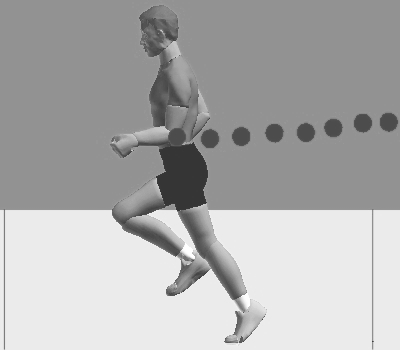
%> input picture Quadtree Encoding and Decoding of Grayscale Image/tracersgray.bmp, 400 x 350 px
$ octave main_gray.m   (GNU Octave 9; MATLAB toolbox functions it lacks are replaced by stand-ins)
%> lines starting %> are read from the running program, lines starting %| are printed output that depends on the picture
### Quadtree Encoding and Decoding of Grayscale Image/padtomakepowof2.m
% % if required then add padvalue (defualt 0)
% % to make size of A power of 2.
% %  e.g. if initiall size of A is 2x3
% % the after padding, size of A would be
% % 4x4
function A =padtomakepowof2(A,varargin)

% % % Default Values
padvalue=0;
defaultValues = {padvalue};
% % % Assign Values
nonemptyIdx = ~cellfun('isempty',varargin);
defaultValues(nonemptyIdx) = varargin(nonemptyIdx);
[padvalue] = deal(defaultValues{:});
% % ------------------------------------
B=A;
[M,N]=size(B);
type_A=class(A);
A=converttoclass(A,'double');
padvalue=converttoclass(padvalue,'double');
npo2=2^nextpow2(max(size(A)));
% % ------------------------------------
% % Padding process
A(1:npo2,1:npo2)=padvalue; % A expanded to required size
A(1:M,1:N)=B(1:M,1:N);     % 1:M,1:N locations filled with origincal values
% % OR
% % alternatively A can be padded using image processing tool
% % box method 'padarray' by following statement
% % A=padarray(A,[npo2-M,npo2-N],padvalue,'post');

% % ------------------------------------

A=converttoclass(A,type_A); % back to original type

% % % --------------------------------
% % % Author: Dr. Murtaza Ali Khan
% % % Email : drkhanmurtaza@gmail.com
% % % --------------------------------
% % ResearchGate: http://www.researchgate.net/profile/Murtaza_Khan2/
% % LinkedIn: https://www.linkedin.com/in/dr-murtaza-ali-khan-3b368019
% % Google Scholar: https://scholar.google.com/citations?user=n0JDQ0sAAAAJ
% % Scopus: https://www.scopus.com/authid/detail.uri?authorId=7410318323
% % GitHub: https://github.com/drmurtazakhan

### Quadtree Encoding and Decoding of Grayscale Image/converttoclass.m
% Converts the input argument 'var' to the class specified by 'type'.
% The conversion must be supported by MATLAB's built-in type conversion functions.
%
% Supported conversion types:
% - int8, uint8
% - int16, uint16
% - int32, uint32
% - int64, uint64
% - single, double

function var=converttoclass(var,type)

if (strcmp(type,'int8'))
    var=int8(var);
elseif(strcmp(type,'uint8'))
    var=uint8(var);
elseif(strcmp(type,'int16'))
    var=int16(var);
elseif(strcmp(type,'uint16'))
    var=uint16(var);
elseif(strcmp(type,'int32'))
    var=int32(var);
elseif(strcmp(type,'uint32'))
    var=uint32(var);
elseif(strcmp(type,'int64'))
    var=int64(var);
elseif(strcmp(type,'uint64'))
    var=uint64(var);
elseif(strcmp(type,'single'))
    var=single(var);
elseif(strcmp(type,'double'))
    var=double(var);
else
    disp('this type is not allowed or supported');
end

% % % --------------------------------
% % % Author: Dr. Murtaza Ali Khan
% % % Email : drkhanmurtaza@gmail.com
% % % --------------------------------
% % ResearchGate: http://www.researchgate.net/profile/Murtaza_Khan2/
% % LinkedIn: https://www.linkedin.com/in/dr-murtaza-ali-khan-3b368019
% % Google Scholar: https://scholar.google.com/citations?user=n0JDQ0sAAAAJ
% % Scopus: https://www.scopus.com/authid/detail.uri?authorId=7410318323
% % GitHub: https://github.com/drmurtazakhan

### Quadtree Encoding and Decoding of Grayscale Image/qtreeencode.m
% % Quadtree Encoding and Decoding of Grayscale Image
% %
% % Quadtree encoding divides a grayscale image into blocks, recursively
% splitting it into four smaller blocks when pixel values differ
% significantly, based on a threshold. The decomposition consists of:
% % S: A sparse matrix representing the upper-left corner and size of each block.
% % values: A vector storing the average values of the corresponding blocks.

% The dimensions of the input image 'I' must be a power of 2 (e.g., 128x128 or 512x512).
% If not, the QuadTree decomposition may not work correctly.

% % INPUT PARAMETERS:
% % I: Input image to be processed.
% % threshold: A value between 0 and 1; set to 0 for lossless encoding.
% % mindim: Minimum allowable size of any image block.
% % maxdim: Maximum allowable size of any image block.
% % xlimit: Restriction such that if S(x,y) exists, then x < xlimit.
% % ylimit: Restriction such that if S(x,y) exists, then y < ylimit.

% % OUTPUT PARAMETERS:
% % S: Sparse matrix containing the coordinates of the upper-left corners of the blocks.
% % values: Values of the blocks; if a threshold is applied, this represents
% %         the average pixel value of each block.
% % ----------------------------------------
% % Notes about parameters:
% % The parameters 'threshold', 'mindim', 'maxdim', 'xlimit', and 'ylimit'
% % are optional input arguments.
%
% % Blocks will not be smaller than 'mindim' or larger than 'maxdim'.
% % Blocks exceeding 'maxdim' are always split, regardless of the threshold condition.
% % Both 'mindim' and 'maxdim' must be powers of 2.
%
% % If the optional 'threshold' parameter is provided, the average value of
% % each block is calculated and returned in 'values'.
%
% % The parameters 'mindim' and 'maxdim' correspond to their usual definitions
% % as explained in MATLAB's 'qtdecomp' function documentation.
%
% % The optional parameters 'xlimit' and 'ylimit' restrict the entries in 'S'
% % and 'values', excluding pixels beyond (xlimit, ylimit). This is useful
% % when padding is added to make the image dimensions a power of 2,
% % avoiding unnecessary sparse matrix entries for padded pixels.
% % ----------------------------------------------------------------

function [S,values]=qtreeencode(I,varargin)

classI=class(I);
% if( ~strcmp(classI,'uint8') && ~strcmp(classI,'uint16') )
%     error('performs quadtree decomposition for only images of type uint8 or uint16 only');
% end
% % ----------------------------------------------------------------
% % % Default Values
threshold=0; %lossless encoding
mindim=1;
[ri,ci]=size(I);
if(ri>ci)
    maxdim=ri;
else
    maxdim=ci;
end
xlimit=ri;
ylimit=ci;
defaultValues = {threshold,mindim,maxdim,xlimit,ylimit};
% % % Assign Values
nonemptyIdx = ~cellfun('isempty',varargin);
defaultValues(nonemptyIdx) = varargin(nonemptyIdx);
[threshold,mindim,maxdim,xlimit,ylimit] = deal(defaultValues{:});
% threshold,mindim,maxdim,xlimit,ylimit
% % ----------------------------------------------------------------
S = qtdecomp(I,threshold,[mindim,maxdim]);
% % [i,j,v] = find(X) returns a column vector v of the nonzero
% % entries in  X, as well as row and column indices
[i,j,blkSz] = find(S);
% % at locations (i,j) S has values blkSz (i.e. block size)
if(threshold==0) %lossless encoding
    for k=1:length(i)
        values(k)=I(i(k),j(k)); % values of corresponding indices of S
    end
else             %lossy encoding
    blkcount=length(i);
    values=avgofmatblks(I,i,j,blkSz,blkSz);
end
values=values'; %converting to column vector
% % ----------------------------------------------------------------
% % % Now Removing those rows from S and values that exceed (xlimit,ylimit)
if (xlimit<ri && ylimit<ci)
    [S,values]=delsparsekeybyxANDy(S,i,j,values,xlimit,ylimit);
end
% % ----------------------------------------------------------------
% % Trim S
% S=S(1:max(i),1:max(j)); %use previously computed [i,j,v]=find(S)
S=trimsparse(S);      %computes again [i,j,v]=find(S)
% % ----------------------------------------------------------------


% % Notes about function:
% % S = qtdecomp(I) performs a quadtree decomposition on the intensity image I
% % and returns the structure in the sparse matrix S. If S(k,m) is nonzero,
% % (k,m) is the upper-left corner of a block, and its size is given by S(k,m).
% % By default, blocks are split unless all their elements are equal.
%
% % S = qtdecomp(I, threshold) splits a block if the range (max - min) of its
% % elements exceeds 'threshold'. Threshold is scaled based on the data type
% % of I (e.g., multiplied by 255 for uint8).
%
% % S = qtdecomp(I, threshold, mindim) prevents producing blocks smaller
% % than 'mindim', even if they do not meet the threshold condition.

% % % --------------------------------
% % % Author: Dr. Murtaza Ali Khan
% % % Email : drkhanmurtaza@gmail.com
% % % --------------------------------
% % ResearchGate: http://www.researchgate.net/profile/Murtaza_Khan2/
% % LinkedIn: https://www.linkedin.com/in/dr-murtaza-ali-khan-3b368019
% % Google Scholar: https://scholar.google.com/citations?user=n0JDQ0sAAAAJ
% % Scopus: https://www.scopus.com/authid/detail.uri?authorId=7410318323
% % GitHub: https://github.com/drmurtazakhan

### Quadtree Encoding and Decoding of Grayscale Image/avgofmatblks.m
% Finds the average of different blocks of an input matrix.
%
% INPUT:
% - i, j, w, h: Vectors specifying block dimensions and positions.
%   * i(k): Starting row index of the k-th block.
%   * j(k): Starting column index of the k-th block.
%   * w(k): Width of the k-th block (e.g., columns 1 to 5 of the matrix).
%   * h(k): Height of the k-th block (e.g., rows 1 to 3 of the matrix).
% - mat: Input matrix.
%
% OUTPUT:
% - avg(k): Average value of the k-th block (returned as a vector).
function avg=avgofmatblks(mat,i,j,w,h)

blkcount=length(i);
for k=1:blkcount
    fromRow=i(k);
    toRow=i(k)+h(k)-1;
    fromCol=j(k);
    toCol=j(k)+w(k)-1;
    count=(toRow-fromRow+1).*(toCol-fromCol+1);
    avg(k)=sum(sum(mat(fromRow:toRow,fromCol:toCol)))/count; %avg/mean of block values
end

% % % --------------------------------
% % % Author: Dr. Murtaza Ali Khan
% % % Email : drkhanmurtaza@gmail.com
% % % --------------------------------
% % ResearchGate: http://www.researchgate.net/profile/Murtaza_Khan2/
% % LinkedIn: https://www.linkedin.com/in/dr-murtaza-ali-khan-3b368019
% % Google Scholar: https://scholar.google.com/citations?user=n0JDQ0sAAAAJ
% % Scopus: https://www.scopus.com/authid/detail.uri?authorId=7410318323
% % GitHub: https://github.com/drmurtazakhan

### Quadtree Encoding and Decoding of Grayscale Image/trimsparse.m
% % trim sparse matrix by removing extra rows/columns that have all elements zeros.

function S=trimsparse(S)

[i,j,v] = find(S);
S=S(1:max(i),1:max(j));

### Quadtree Encoding and Decoding of Grayscale Image/qtreedecode.m
% Decode the QuadTree representation of an image given as the sparse matrix 'S'
% and the corresponding values in 'values'.
% The decoded image 'I' is returned.
% The type of the decoded image depends on the type of the input 'values'.


function I=qtreedecode(S,values)
valuesclass=class(values);

[i,j,s] = find(S);
% % kth  (i,j) contains beginning location of kth block
% % kth  s     contains size of kth block e.g. if s(2)=3
% % then size of 2nd block is 3x3.


% % (lastblk_i,lastblk_j) contains beginning location of last block
% % We assume last entry in Sparse matrix 'S' is of last block
lastblk_i=i(end);
lastblk_j=j(end);
blkcount=length(i);

ri=lastblk_i+s(blkcount)-1; % # of rows in decoded image
ci=lastblk_j+s(blkcount)-1; % # of columns in decoded image
I = zeros(ri,ci);
for k=1:blkcount
     I(i(k):i(k)+s(k)-1,j(k):j(k)+s(k)-1)=values(k);
end
I=converttoclass(I,valuesclass); % convert to same class as that of values


% % it seems that MATLAB construct the sparse matrix such that last
% % entry of sparse matrix is of last block.
% % If last entry in Sparse matrix 'S' is NOT of last block
% % then we can find it by following algorithm
% blkcount=1;
% lastblk_i=1;
% lastblk_j=1;
% maxij=lastblk_i*lastblk_j;
% for k=1:length(i)
%      if(i(k)*j(k)>maxij)
%          blkcount=k;
%          lastblk_i=i(k);
%          lastblk_j=j(k);
%      end
% end


% % % --------------------------------
% % % Author: Dr. Murtaza Ali Khan
% % % Email : drkhanmurtaza@gmail.com
% % % --------------------------------
% % ResearchGate: http://www.researchgate.net/profile/Murtaza_Khan2/
% % LinkedIn: https://www.linkedin.com/in/dr-murtaza-ali-khan-3b368019
% % Google Scholar: https://scholar.google.com/citations?user=n0JDQ0sAAAAJ
% % Scopus: https://www.scopus.com/authid/detail.uri?authorId=7410318323
% % GitHub: https://github.com/drmurtazakhan

### Quadtree Encoding and Decoding of Grayscale Image/msqerr.m
% % % mse:    Mean Squared Error (MSE) between two datasets. % sqdRow:

% % Row-wise squared distance between 'x' and 'y' for 1-D or 2-D data only.

function [mse,sqdRow]=msqerr(x,y)

dim=ndims(x);
[r, c]=size(x);
x=double(x);
y=double(y);
if dim<=2
    sqdColRow=(x-y).^2;        % sq. distance for each column of each row
    sqdRow=sum(sqdColRow,2);   % sq. distance for each row
    mse=sum(sqdRow)/(r*c);
else
    error = (x - y).^2;
    mse = sum(error(:))/prod(size(x));
end

% % Ref:
% % http://en.wikipedia.org/wiki/PSNR
% % http://www.mathworks.com/support/solutions/data/1-ON190.html?product=IP&solution=1-ON190

### Quadtree Encoding and Decoding of Grayscale Image/ps2nr.m
function psnr = ps2nr(x,y)
x=double(x);
y=double(y);
mse=msqerr(x,y);
m1 = max( abs(x(:)) );
m2 = max( abs(y(:)) );
maxval = max(m1,m2);

% psnr = 10*log10( maxval^2/mse );

psnr = 10*log10( 255^2/mse );

### Quadtree Encoding and Decoding of Grayscale Image/ispowerof2.m
% Checks if the given number 'n' is a power of 2.
% Returns 1 if 'n' is a power of 2, otherwise returns 0.

function flag=ispowerof2(n)

flag=0;

table=[1,2,4,8,16,32,64,128,256,512,1024,2048,4096,8192,16384,32768,65536,131072,262144,524288,...
    1048576,2097152,4194304,8388608,16777216,33554432,67108864,134217728,268435456,536870912];

if(n>table(end) || n<1)
    error('Out out range, can not check either this value is power of 2 or not')
end

if( length(find(table == n)>0) )
    flag=1;
end

% % % --------------------------------
% % % Author: Dr. Murtaza Ali Khan
% % % Email : drkhanmurtaza@gmail.com
% % % --------------------------------
% % ResearchGate: http://www.researchgate.net/profile/Murtaza_Khan2/
% % LinkedIn: https://www.linkedin.com/in/dr-murtaza-ali-khan-3b368019
% % Google Scholar: https://scholar.google.com/citations?user=n0JDQ0sAAAAJ
% % Scopus: https://www.scopus.com/authid/detail.uri?authorId=7410318323
% % GitHub: https://github.com/drmurtazakhan


### Quadtree Encoding and Decoding of Grayscale Image/main_gray.m
clc, close all, clear all
threshold=0.3;
% picname='Dariusgray.png';
picname='tracersgray.bmp';
I = imread(picname);  % (M-by-N)
%> I is the input picture: size 350x400 uint8; min 51, max 255, mean 173.4
[ir ic d]=size(I);
%> ir = 350; ic = 400; d = 1


if(~ispowerof2(ir) || ~ispowerof2(ic))
    Ipad=padtomakepowof2(I);
%> in padtomakepowof2, `nonemptyIdx = ~cellfun('isempty',varargin);`: nonemptyIdx = []
%> in padtomakepowof2, `[padvalue] = deal(defaultValues{:});`: padvalue = 0
%> in padtomakepowof2, `A(1:npo2,1:npo2)=padvalue;`: A: size 512x512 double; every value is 0
%> in padtomakepowof2, `A(1:M,1:N)=B(1:M,1:N);`:
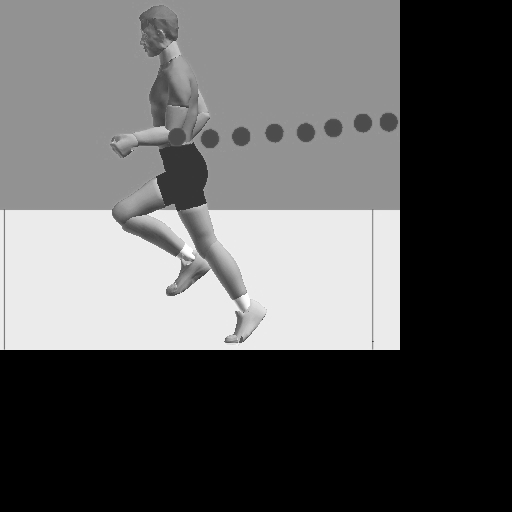
%> A: size 512x512 double; min 0, max 255, mean 92.6
end
% % ----------------------------------
% % Quadtree Encoding of gray levle image
[S,values]=qtreeencode(Ipad,threshold);
%> in qtreeencode, `nonemptyIdx = ~cellfun('isempty',varargin);`: nonemptyIdx = true
%> in qtreeencode, `[threshold,mindim,maxdim,xlimit,ylimit] = deal(defaultValues{:});`: threshold = 0.3; mindim = 1
%> in qtreeencode, `[i,j,blkSz] = find(S);`: i = 4051 values from 1 to 385; j = 4051 values from 1 to 449; blkSz = 4051 values from 1 to 128
%> in qtreeencode, `blkcount=length(i);`: blkcount = 4051
%> the loop in avgofmatblks, `for k=1:blkcount` made 4051 passes
%> (fromRow, toRow, fromCol, toCol, count) on passes 1 to 3: (1, 128, 1, 128, 16384), (129, 192, 1, 64, 4096), (193, 208, 1, 16, 256)
%> after the loop in avgofmatblks, `for k=1:blkcount`: avg = 4051 values, max 255 at index 2283, min 0 at index 41, mean 160.4
%> in qtreeencode, `values=avgofmatblks(I,i,j,blkSz,blkSz);`: values has the same summary as avg in avgofmatblks
%> in trimsparse, `[i,j,v] = find(S);`: i = 4051 values from 1 to 385; j = 4051 values from 1 to 449; v = 4051 values from 1 to 128
%> values has the same summary as avg in avgofmatblks
% % ----------------------------------
% % Quadtree Decoding
Iback=qtreedecode(S,values);
%> in qtreedecode, `lastblk_i=i(end);`: lastblk_i = 321
%> in qtreedecode, `lastblk_j=j(end);`: lastblk_j = 449
%> in qtreedecode, `ri=lastblk_i+s(blkcount)-1;`: ri = 384
%> in qtreedecode, `I = zeros(ri,ci);`: I: size 384x512 double; every value is 0
IbackTrim=Iback(1:ir,1:ic);
% % ----------------------------------
psnr=ps2nr(I,IbackTrim)
%> in msqerr, `sqdColRow=(x-y).^2;`:
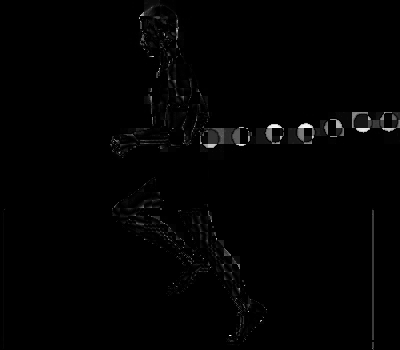
%> sqdColRow: size 350x400 double; min 0, max 4804.2, mean 46.8; drawn with min black and max white
%> in msqerr, `sqdRow=sum(sqdColRow,2);`: sqdRow = 350 values, max 238454.5 at index 129, min 11.28 at index 162, mean 18714.9
%> in msqerr, `mse=sum(sqdRow)/(r*c);`: mse = 46.79
%> in ps2nr, `m1 = max( abs(x(:)) );`: m1 = 255
%> in ps2nr, `psnr = 10*log10( 255^2/mse );`: psnr = 31.43
%> psnr = 31.43
figure, imagesc(I);         colormap gray, title('original image');
figure, imagesc(Ipad);      colormap gray, title('padded image, before encoding');
figure, imagesc(Iback);     colormap gray, title('padded decoded image');
figure, imagesc(IbackTrim); colormap gray, title('decoded image of original size');


% % % --------------------------------
% % % Author: Dr. Murtaza Ali Khan
% % % Email : drkhanmurtaza@gmail.com
% % % --------------------------------
% % ResearchGate: http://www.researchgate.net/profile/Murtaza_Khan2/
% % LinkedIn: https://www.linkedin.com/in/dr-murtaza-ali-khan-3b368019
% % Google Scholar: https://scholar.google.com/citations?user=n0JDQ0sAAAAJ
% % Scopus: https://www.scopus.com/authid/detail.uri?authorId=7410318323
% % GitHub: https://github.com/drmurtazakhan
